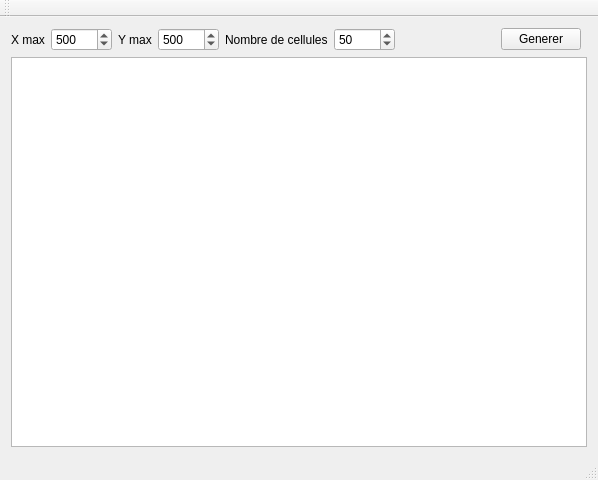
<?xml version="1.0" encoding="UTF-8"?>
<ui version="4.0">
 <class>MainWindow</class>
 <widget class="QMainWindow" name="MainWindow">
  <property name="geometry">
   <rect>
    <x>0</x>
    <y>0</y>
    <width>598</width>
    <height>480</height>
   </rect>
  </property>
  <property name="windowTitle">
   <string>MainWindow</string>
  </property>
  <widget class="QWidget" name="centralWidget">
   <layout class="QGridLayout" name="gridLayout">
    <item row="1" column="0" colspan="9">
     <widget class="QGraphicsView" name="graphicsView"/>
    </item>
    <item row="0" column="0">
     <widget class="QLabel" name="label">
      <property name="text">
       <string>X max</string>
      </property>
     </widget>
    </item>
    <item row="0" column="1">
     <widget class="QSpinBox" name="spinXMax">
      <property name="maximum">
       <number>10000</number>
      </property>
      <property name="value">
       <number>500</number>
      </property>
     </widget>
    </item>
    <item row="0" column="3">
     <widget class="QSpinBox" name="spinYMax">
      <property name="maximum">
       <number>10000</number>
      </property>
      <property name="value">
       <number>500</number>
      </property>
     </widget>
    </item>
    <item row="0" column="4">
     <widget class="QLabel" name="label_3">
      <property name="text">
       <string>Nombre de cellules</string>
      </property>
     </widget>
    </item>
    <item row="0" column="2">
     <widget class="QLabel" name="label_2">
      <property name="text">
       <string>Y max</string>
      </property>
     </widget>
    </item>
    <item row="0" column="5">
     <widget class="QSpinBox" name="spinNumber">
      <property name="maximum">
       <number>10000</number>
      </property>
      <property name="value">
       <number>50</number>
      </property>
     </widget>
    </item>
    <item row="0" column="7">
     <widget class="QPushButton" name="buttonGenerate">
      <property name="text">
       <string>Generer</string>
      </property>
     </widget>
    </item>
    <item row="0" column="6">
     <spacer name="horizontalSpacer">
      <property name="orientation">
       <enum>Qt::Horizontal</enum>
      </property>
      <property name="sizeHint" stdset="0">
       <size>
        <width>40</width>
        <height>20</height>
       </size>
      </property>
     </spacer>
    </item>
   </layout>
  </widget>
  <widget class="QToolBar" name="mainToolBar">
   <attribute name="toolBarArea">
    <enum>TopToolBarArea</enum>
   </attribute>
   <attribute name="toolBarBreak">
    <bool>false</bool>
   </attribute>
  </widget>
  <widget class="QStatusBar" name="statusBar"/>
  <widget class="QMenuBar" name="menuBar">
   <property name="geometry">
    <rect>
     <x>0</x>
     <y>0</y>
     <width>598</width>
     <height>25</height>
    </rect>
   </property>
  </widget>
  <action name="actionGenerer">
   <property name="text">
    <string>Generer</string>
   </property>
  </action>
 </widget>
 <layoutdefault spacing="6" margin="11"/>
 <resources/>
 <connections/>
</ui>
